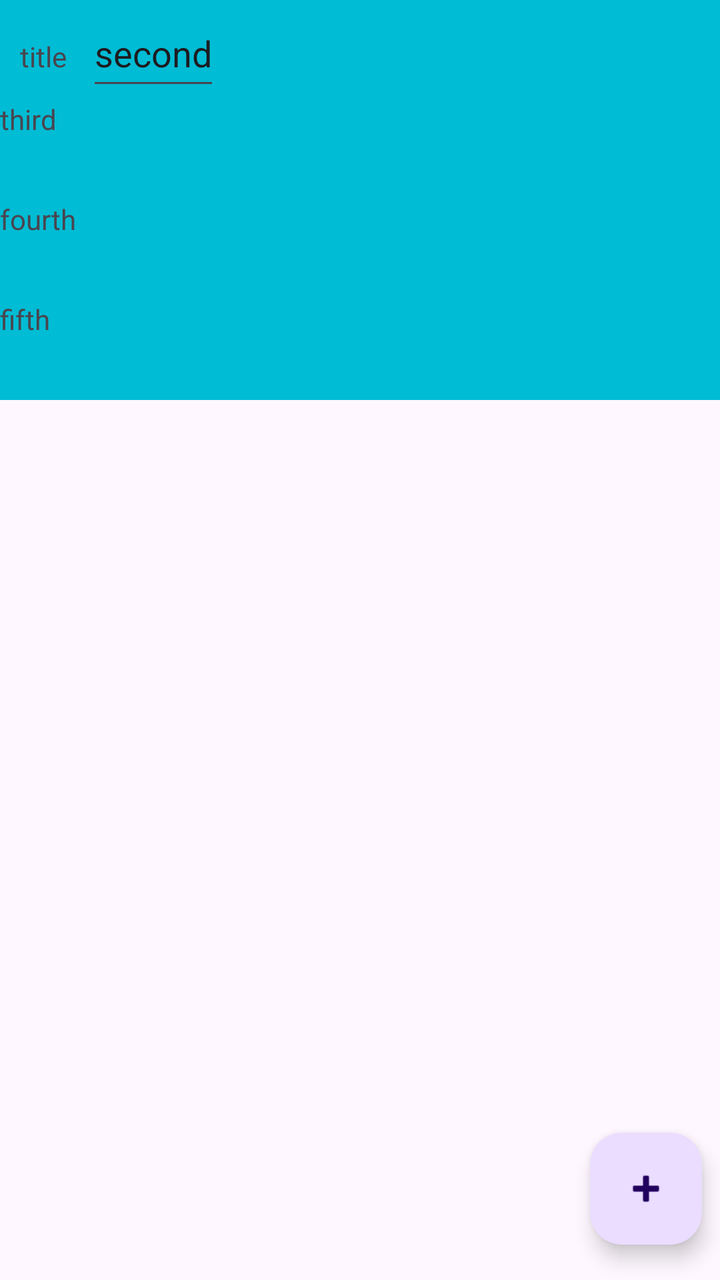
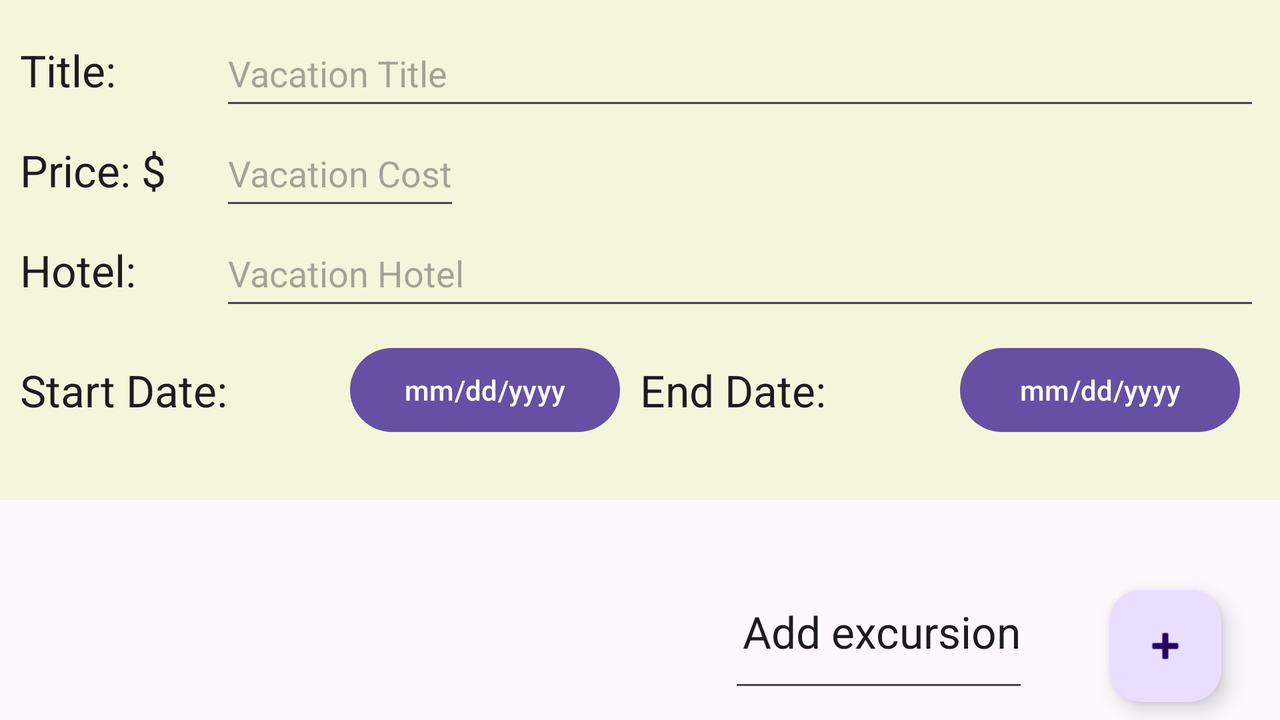

First picture: res/layout/ on a phone held upright. Second picture: the repository's own variant of that layout, on a device whose configuration matches the variant's folder. Source for both follows.
<!-- AndroidManifest.xml: application theme Theme.VacationPlannerApp -->
<!-- res/layout/activity_vacation_details.xml -->
<?xml version="1.0" encoding="utf-8"?>
<androidx.constraintlayout.widget.ConstraintLayout xmlns:android="http://schemas.android.com/apk/res/android"
    xmlns:app="http://schemas.android.com/apk/res-auto"
    xmlns:tools="http://schemas.android.com/tools"
    android:id="@+id/main"
    android:layout_width="match_parent"
    android:layout_height="match_parent"
    tools:context=".UI.VacationDetails">

    <ScrollView
        android:layout_width="409dp"
        android:layout_height="200dp"
        android:background="#00BCD4"
        app:layout_constraintLeft_toLeftOf="parent"
        app:layout_constraintTop_toTopOf="parent">

        <LinearLayout
            android:layout_width="match_parent"
            android:layout_height="wrap_content"
            android:orientation="vertical">
            <LinearLayout
                android:layout_width="wrap_content"
                android:layout_height="wrap_content"
                android:orientation="horizontal">



            <TextView
                android:layout_width="wrap_content"
                android:layout_height="50dp"
                android:padding="10dp"
                android:text="title"></TextView>

            <EditText
                android:id="@+id/titletext"
                android:layout_width="wrap_content"
                android:layout_height="50dp"
                android:text="second"></EditText>
            </LinearLayout>

            <TextView
                android:layout_width="wrap_content"
                android:layout_height="50dp"
                android:text="third"></TextView>

            <TextView
                android:layout_width="wrap_content"
                android:layout_height="50dp"
                android:text="fourth"></TextView>

            <TextView
                android:layout_width="wrap_content"
                android:layout_height="50dp"
                android:text="fifth"></TextView>

        </LinearLayout>
    </ScrollView>

    <com.google.android.material.floatingactionbutton.FloatingActionButton
        android:id="@+id/floatingActionButton2"
        android:layout_width="wrap_content"
        android:layout_height="wrap_content"
        android:clickable="true"
        app:layout_constraintBottom_toBottomOf="parent"
        app:layout_constraintEnd_toEndOf="parent"
        app:layout_constraintHorizontal_bias="0.97"
        app:layout_constraintStart_toStartOf="parent"
        app:layout_constraintTop_toTopOf="parent"
        app:layout_constraintVertical_bias="0.97"
        app:srcCompat="@android:drawable/ic_input_add" />
</androidx.constraintlayout.widget.ConstraintLayout>
<!-- resources referenced by this layout -->
<resources>
  <style name="Theme.VacationPlannerApp" parent="Base.Theme.VacationPlannerApp" />
  <style name="Base.Theme.VacationPlannerApp" parent="Theme.Material3.DayNight.NoActionBar">
          
          
      </style>
</resources>
<!-- res/layout-land/activity_vacation_details.xml (the repository's variant of the layout above) -->
<!-- drawn on the phone turned sideways -->
<?xml version="1.0" encoding="utf-8"?>
<androidx.constraintlayout.widget.ConstraintLayout xmlns:android="http://schemas.android.com/apk/res/android"
    xmlns:app="http://schemas.android.com/apk/res-auto"
    xmlns:tools="http://schemas.android.com/tools"
    android:id="@+id/main"
    android:layout_width="match_parent"
    android:layout_height="match_parent"
    tools:context=".UI.VacationDetails">

    <ScrollView
        android:id="@+id/scrollDetails"
        android:layout_width="match_parent"
        android:layout_height="250dp"
        android:background="#F5F5DC"
        app:layout_constraintEnd_toEndOf="parent"
        app:layout_constraintLeft_toLeftOf="parent"
        app:layout_constraintTop_toTopOf="parent">

        <LinearLayout
            android:layout_width="match_parent"
            android:layout_height="wrap_content"
            android:layout_margin="10dp"
            android:orientation="vertical">

            <LinearLayout
                android:layout_width="match_parent"
                android:layout_height="wrap_content"
                android:orientation="horizontal">

                <TextView
                    android:id="@+id/textName"
                    android:layout_width="100dp"
                    android:layout_height="50dp"
                    android:text="Title: "
                    android:textAppearance="@style/TextAppearance.AppCompat.Large" />

                <EditText
                    android:id="@+id/textNameId"
                    android:layout_width="match_parent"
                    android:layout_height="50dp"
                    android:hint="Vacation Title" />
            </LinearLayout>

            <LinearLayout
                android:layout_width="wrap_content"
                android:layout_height="wrap_content"
                android:orientation="horizontal">

                <TextView
                    android:id="@+id/textPrice"
                    android:layout_width="100dp"
                    android:layout_height="50dp"
                    android:text="Price: $"
                    android:textAppearance="@style/TextAppearance.AppCompat.Large" />

                <EditText
                    android:id="@+id/textPriceId"
                    android:layout_width="match_parent"
                    android:layout_height="50dp"
                    android:hint="Vacation Cost" />
            </LinearLayout>

            <LinearLayout
                android:layout_width="match_parent"
                android:layout_height="wrap_content"
                android:orientation="horizontal">

                <TextView
                    android:id="@+id/textHotel"
                    android:layout_width="100dp"
                    android:layout_height="50dp"
                    android:text="Hotel: "
                    android:textAppearance="@style/TextAppearance.AppCompat.Large" />

                <EditText
                    android:id="@+id/textHotelId"
                    android:layout_width="match_parent"
                    android:layout_height="50dp"
                    android:hint="Vacation Hotel" />
            </LinearLayout>

            <LinearLayout
                android:layout_width="match_parent"
                android:layout_height="wrap_content"
                android:gravity="center_vertical"
                android:orientation="horizontal">

                <LinearLayout
                    android:layout_width="match_parent"
                    android:layout_height="match_parent"
                    android:layout_weight="1"
                    android:gravity="center_vertical"
                    android:orientation="horizontal">

                    <TextView
                        android:id="@+id/textStartDate"
                        android:layout_width="match_parent"
                        android:layout_height="wrap_content"
                        android:layout_weight="1"
                        android:gravity="center_vertical"
                        android:text="Start Date: "
                        android:textAppearance="@style/TextAppearance.AppCompat.Large" />

                    <Button
                        android:id="@+id/buttonVacationDateStart"
                        android:layout_width="match_parent"
                        android:layout_height="50dp"
                        android:layout_margin="10dp"
                        android:layout_weight="1"
                        android:text="mm/dd/yyyy" />
                </LinearLayout>

                <LinearLayout
                    android:layout_width="match_parent"
                    android:layout_height="wrap_content"
                    android:layout_weight="1"
                    android:gravity="center_vertical"
                    android:orientation="horizontal">

                    <TextView
                        android:id="@+id/textEndDate"
                        android:layout_width="300dp"
                        android:layout_height="50dp"
                        android:layout_weight="1"
                        android:gravity="center_vertical"
                        android:text="End Date: "
                        android:textAppearance="@style/TextAppearance.AppCompat.Large" />

                    <Button
                        android:id="@+id/buttonVacationDateEnd"
                        android:layout_width="match_parent"
                        android:layout_height="50dp"
                        android:layout_margin="10dp"
                        android:layout_weight="1"
                        android:text="mm/dd/yyyy" />
                </LinearLayout>
            </LinearLayout>

        </LinearLayout>
    </ScrollView>

    <ScrollView
        android:id="@+id/scrollExcursions"
        android:layout_width="match_parent"
        android:layout_height="100dp"
        app:layout_constraintEnd_toEndOf="parent"
        app:layout_constraintLeft_toLeftOf="parent"
        app:layout_constraintTop_toBottomOf="@+id/scrollDetails">

        <LinearLayout
            android:layout_width="match_parent"
            android:layout_height="wrap_content"
            android:orientation="vertical">

            <androidx.recyclerview.widget.RecyclerView
                android:id="@+id/excursionRecyclerView"
                android:layout_width="400dp"
                android:layout_height="wrap_content" />
        </LinearLayout>
    </ScrollView>

    <com.google.android.material.floatingactionbutton.FloatingActionButton
        android:id="@+id/floatingActionButton2"
        android:layout_width="wrap_content"
        android:layout_height="wrap_content"
        android:clickable="true"
        app:layout_constraintBottom_toBottomOf="parent"
        app:layout_constraintEnd_toEndOf="parent"
        app:layout_constraintHorizontal_bias="0.95"
        app:layout_constraintStart_toStartOf="parent"
        app:layout_constraintTop_toTopOf="@+id/scrollDetails"
        app:layout_constraintVertical_bias="0.97"
        app:srcCompat="@android:drawable/ic_input_add"  />

    <EditText
        android:id="@+id/textAddExcursion"
        android:layout_width="150dp"
        android:layout_height="60dp"
        android:ems="10"
        android:gravity="right"
        android:inputType="text"
        android:text="Add excursion"
        android:textAppearance="@style/TextAppearance.AppCompat.Large"
        app:layout_constraintBottom_toBottomOf="parent"
        app:layout_constraintEnd_toStartOf="@+id/floatingActionButton2"
        app:layout_constraintHorizontal_bias="0.9"
        app:layout_constraintStart_toStartOf="parent"
        app:layout_constraintTop_toTopOf="parent"
        app:layout_constraintVertical_bias="0.97" />

</androidx.constraintlayout.widget.ConstraintLayout>
